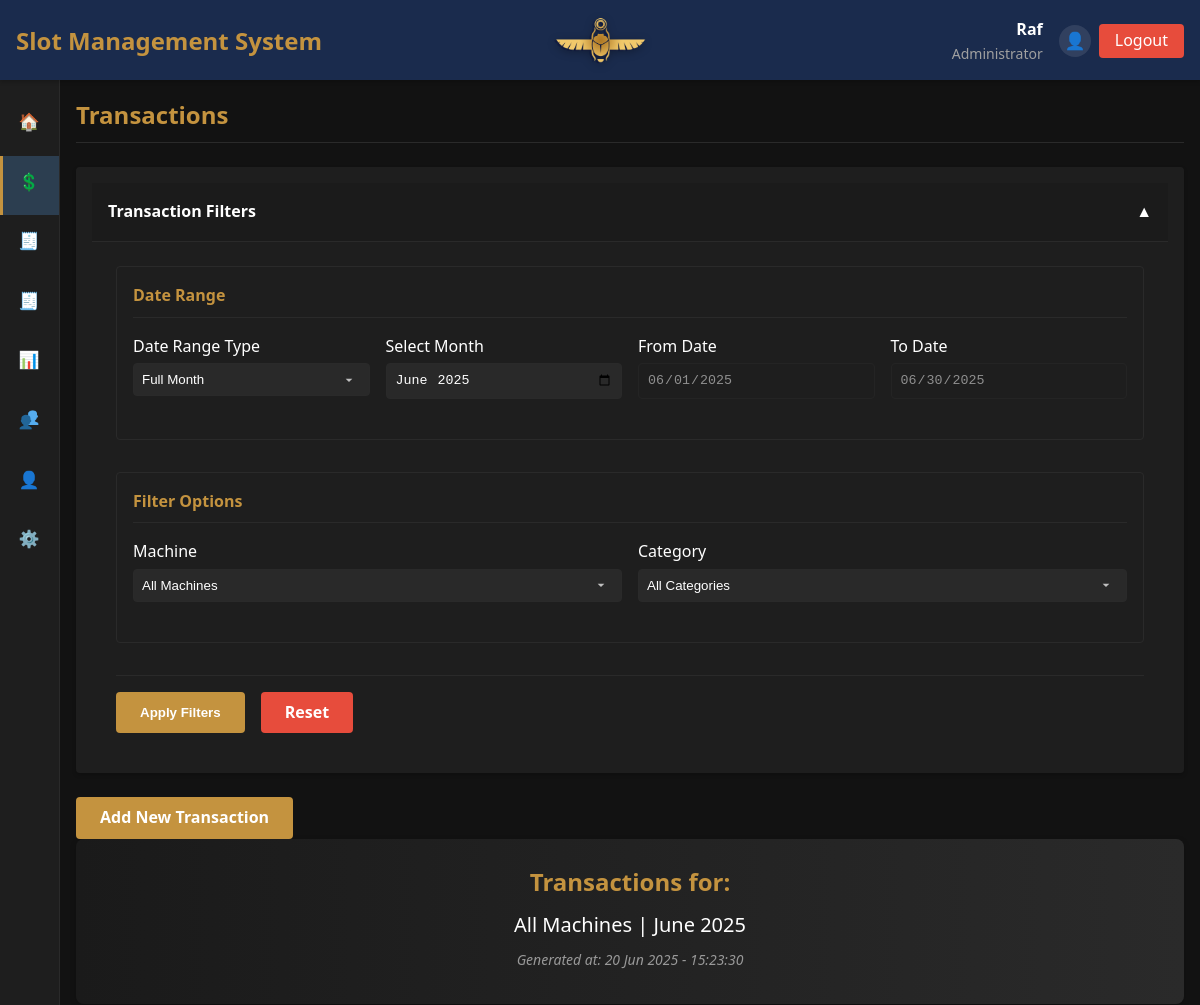
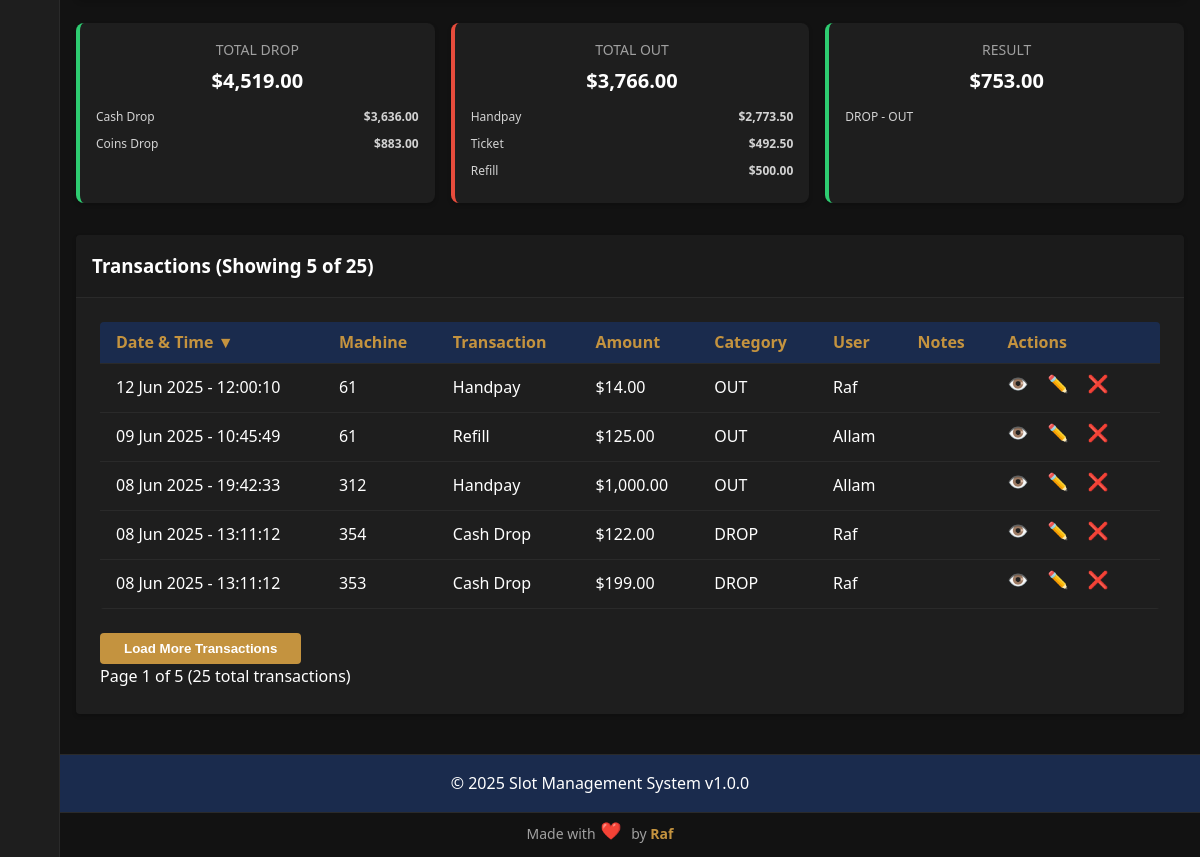
/index.php?page=transactions (signed in), run on the app's committed database (2 pictures, top to bottom).
### tables this page shows
CREATE TABLE `transactions` (
  `id` int NOT NULL AUTO_INCREMENT,
  `machine_id` int NOT NULL,
  `transaction_type_id` int NOT NULL,
  `amount` decimal(10,2) NOT NULL,
  `timestamp` timestamp NOT NULL DEFAULT CURRENT_TIMESTAMP,
  `user_id` int NOT NULL,
  `notes` text,
  `created_at` timestamp NULL DEFAULT CURRENT_TIMESTAMP,
  `updated_at` timestamp NULL DEFAULT CURRENT_TIMESTAMP ON UPDATE CURRENT_TIMESTAMP,
  PRIMARY KEY (`id`),
  KEY `machine_id` (`machine_id`),
  KEY `transaction_type_id` (`transaction_type_id`),
  KEY `user_id` (`user_id`)
);

CREATE TABLE `transaction_types` (
  `id` int NOT NULL AUTO_INCREMENT,
  `name` varchar(50) NOT NULL,
  `category` enum('OUT','DROP') NOT NULL,
  `description` text,
  `created_at` timestamp NULL DEFAULT CURRENT_TIMESTAMP,
  `updated_at` timestamp NULL DEFAULT CURRENT_TIMESTAMP ON UPDATE CURRENT_TIMESTAMP,
  PRIMARY KEY (`id`),
  UNIQUE KEY `name` (`name`)
);

CREATE TABLE `machines` (
  `id` int NOT NULL AUTO_INCREMENT,
  `machine_number` varchar(50) NOT NULL,
  `brand_id` int DEFAULT NULL,
  `model` varchar(100) NOT NULL,
  `type_id` int DEFAULT NULL,
  `credit_value` decimal(10,2) NOT NULL,
  `manufacturing_year` int DEFAULT NULL,
  `ip_address` varchar(15) DEFAULT NULL,
  `mac_address` varchar(17) DEFAULT NULL,
  `serial_number` varchar(100) DEFAULT NULL,
  `status` enum('Active','Inactive','Maintenance','Reserved') NOT NULL DEFAULT 'Active',
  `created_at` timestamp NULL DEFAULT CURRENT_TIMESTAMP,
  `updated_at` timestamp NULL DEFAULT CURRENT_TIMESTAMP ON UPDATE CURRENT_TIMESTAMP,
  PRIMARY KEY (`id`),
  UNIQUE KEY `machine_number` (`machine_number`),
  UNIQUE KEY `serial_number` (`serial_number`),
  KEY `brand_id` (`brand_id`),
  KEY `type_id` (`type_id`)
);

CREATE TABLE `users` (
  `id` int NOT NULL AUTO_INCREMENT,
  `username` varchar(50) NOT NULL,
  `password` varchar(255) NOT NULL,
  `name` varchar(100) NOT NULL,
  `email` varchar(100) NOT NULL,
  `role` enum('admin','editor','viewer') NOT NULL,
  `status` enum('Active','Inactive','Maintenance','Reserved') NOT NULL DEFAULT 'Active',
  `created_at` timestamp NULL DEFAULT CURRENT_TIMESTAMP,
  `updated_at` timestamp NULL DEFAULT CURRENT_TIMESTAMP ON UPDATE CURRENT_TIMESTAMP,
  PRIMARY KEY (`id`),
  UNIQUE KEY `username` (`username`),
  UNIQUE KEY `email` (`email`)
);

### pages/transactions/list.php (the view, shortened to what the rows shown need)
<?php
$per_page = 5;
$sort_column = $_GET['sort'] ?? 'timestamp';
$sort_order = $_GET['order'] ?? 'DESC';
$toggle_order = $sort_order === 'ASC' ? 'DESC' : 'ASC';
$date_range_type = $_GET['date_range_type'] ?? 'month';
$filter_date_from = $_GET['date_from'] ?? date('Y-m-01');
$filter_date_to = $_GET['date_to'] ?? date('Y-m-t');
$filter_month = $_GET['month'] ?? date('Y-m');
if ($date_range_type === 'range') {
    $start_date = $filter_date_from;
    $end_date = $filter_date_to;
} else {
    list($year, $month_num) = explode('-', $filter_month);
    $start_date = "$year-$month_num-01";
    $end_date = date("Y-m-t", strtotime($start_date));
}
try {
    $params = ["{$start_date} 00:00:00", "{$end_date} 23:59:59"];
    $query = "SELECT t.*, m.machine_number, tt.name AS transaction_type, tt.category, u.username
              FROM transactions t
              JOIN machines m ON t.machine_id = m.id
              JOIN transaction_types tt ON t.transaction_type_id = tt.id
              JOIN users u ON t.user_id = u.id
              WHERE t.timestamp BETWEEN ? AND ?";
    $sort_map = [
        'timestamp' => 't.timestamp',
        'machine_number' => 'm.machine_number',
        'transaction_type' => 'tt.name',
        'amount' => 't.amount',
        'username' => 'u.username'
    ];
    $actual_sort_column = $sort_map[$sort_column] ?? 't.timestamp';
    $query .= " ORDER BY $actual_sort_column $sort_order LIMIT $per_page OFFSET 0";
    $stmt = $conn->prepare($query);
    $stmt->execute($params);
    $transactions = $stmt->fetchAll(PDO::FETCH_ASSOC);
} catch (Exception $e) {
    echo "<div class='alert alert-danger'>Database error: " . htmlspecialchars($e->getMessage()) . "</div>";
    $transactions = [];
    $machines = [];
    $categories = [];
    $total_out = $total_drop = $total_result = 0;
    $has_more = false;
}
$transaction_breakdown = [
    'DROP' => [],
    'OUT' => []
];
try {
    $totals_query = "SELECT t.*, tt.name AS transaction_type, tt.category
                     FROM transactions t
                     JOIN transaction_types tt ON t.transaction_type_id = tt.id
                     WHERE t.timestamp BETWEEN ? AND ?";
    $totals_params = ["{$start_date} 00:00:00", "{$end_date} 23:59:59"];
    $totals_stmt = $conn->prepare($totals_query);
    $totals_stmt->execute($totals_params);
    $all_transactions = $totals_stmt->fetchAll(PDO::FETCH_ASSOC);
    foreach ($all_transactions as $t) {
        $category = $t['category'] ?? '';
        $type = $t['transaction_type'] ?? '';
        $amount = (float)($t['amount'] ?? 0);
        if ($category === 'OUT') {
            if (!isset($transaction_breakdown['OUT'][$type])) {
                $transaction_breakdown['OUT'][$type] = 0;
            }
            $transaction_breakdown['OUT'][$type] += $amount;
        } elseif ($category === 'DROP') {
            if (!isset($transaction_breakdown['DROP'][$type])) {
                $transaction_breakdown['DROP'][$type] = 0;
            }
            $transaction_breakdown['DROP'][$type] += $amount;
        }
    }
} catch (PDOException $e) {
}
?>
<div class="transactions-page fade-in">
    <div class="stats-container grid grid-cols-1 sm:grid-cols-3 gap-4 mb-6">
        <div class="stat-card out p-4 rounded bg-opacity-10 bg-danger-color text-center">
            <div class="stat-breakdown">
                <?php foreach ($transaction_breakdown['OUT'] as $type => $amount): ?>
                    <div class="breakdown-item">
                        <span class="breakdown-type"><?php echo htmlspecialchars($type); ?></span>
                        <span class="breakdown-amount"><?php echo format_currency($amount); ?></span>
                    </div>
                <?php endforeach; ?>
            </div>
        </div>
    </div>
    <div class="card overflow-hidden">
        <div class="card-body p-6">
            <div class="table-container overflow-x-auto">
                <table class="min-w-full divide-y divide-gray-700">
                    <thead class="bg-gray-800 text-white">
                        <tr>
                            <th class="px-4 py-2 text-left">
                                <a href="#" onclick="sortTransactions('timestamp', '<?php echo $toggle_order; ?>')">
                                    Date & Time <?php if ($sort_column == 'timestamp') echo $sort_order == 'ASC' ? '▲' : '▼'; ?>
                                </a>
                            </th>
                            <th class="px-4 py-2 text-left">
                                <a href="#" onclick="sortTransactions('machine_number', '<?php echo $toggle_order; ?>')">
                                    Machine <?php if ($sort_column == 'machine_number') echo $sort_order == 'ASC' ? '▲' : '▼'; ?>
                                </a>
                            </th>
                            <th class="px-4 py-2 text-left">
                                <a href="#" onclick="sortTransactions('transaction_type', '<?php echo $toggle_order; ?>')">
                                    Transaction <?php if ($sort_column == 'transaction_type') echo $sort_order == 'ASC' ? '▲' : '▼'; ?>
                                </a>
                            </th>
                            <th class="px-4 py-2 text-right">
                                <a href="#" onclick="sortTransactions('amount', '<?php echo $toggle_order; ?>')">
                                    Amount <?php if ($sort_column == 'amount') echo $sort_order == 'ASC' ? '▲' : '▼'; ?>
                                </a>
                            </th>
                            <th class="px-4 py-2 text-left">Category</th>
                            <th class="px-4 py-2 text-left">User</th>
                            <th class="px-4 py-2 text-left">Notes</th>
                            <th class="px-4 py-2 text-right">Actions</th>
                        </tr>
                    </thead>
                    <tbody class="divide-y divide-gray-700" id="transactions-tbody">
                        <?php if (empty($transactions)): ?>
                            <tr id="no-transactions-row">
                                <td colspan="8" class="text-center px-4 py-6">No transactions found</td>
                            </tr>
                        <?php else: ?>
                            <?php foreach ($transactions as $t): ?>
                                <tr class="hover:bg-gray-800 transition duration-150">
                                    <td class="px-4 py-2"><?php echo htmlspecialchars(format_datetime($t['timestamp'], 'd M Y - H:i:s')); ?></td>
                                    <td class="px-4 py-2"><?php echo htmlspecialchars($t['machine_number']); ?></td>
                                    <td class="px-4 py-2"><?php echo htmlspecialchars($t['transaction_type']); ?></td>
                                    <td class="px-4 py-2 text-right"><?php echo format_currency($t['amount']); ?></td>
                                    <td class="px-4 py-2"><?php echo htmlspecialchars($t['category'] ?? 'N/A'); ?></td>
                                    <td class="px-4 py-2"><?php echo htmlspecialchars($t['username']); ?></td>
                                    <td class="px-4 py-2"><?php echo htmlspecialchars($t['notes'] ?? ''); ?></td>
                                    <td class="px-4 py-2 text-right">
                                        <a href="index.php?page=transactions&action=view&id=<?php echo $t['id']; ?>" class="action-btn view-btn" data-tooltip="View Details"><span class="menu-icon"><img src="<?= icon('view2') ?>"/></span></a>
                                        <?php if ($can_edit): ?>
                                            <a href="index.php?page=transactions&action=edit&id=<?php echo $t['id']; ?>" class="action-btn edit-btn" data-tooltip="Edit"><span class="menu-icon"><img src="<?= icon('edit') ?>"/></span></a>
                                            <a href="index.php?page=transactions&action=delete&id=<?php echo $t['id']; ?>" class="action-btn delete-btn" data-tooltip="Delete" data-confirm="Are you sure you want to delete this transaction?"><span class="menu-icon"><img src="<?= icon('delete') ?>"/></span></a>
                                        <?php endif; ?>
                                    </td>
                                </tr>
                            <?php endforeach; ?>
                        <?php endif; ?>
                    </tbody>
                </table>
            </div>
        </div>
    </div>
</div>

### data on the page
transactions: transaction_type.name "Handpay", amount "$2,773.50", timestamp "12 Jun 2025 - 12:00:10", machine.machine_number "61", amount "$14.00", transaction_type.category "OUT", user.username "Raf"
transactions: timestamp "09 Jun 2025 - 10:45:49", machine.machine_number "61", transaction_type.name "Refill", amount "$125.00", transaction_type.category "OUT", user.username "Allam"
transactions: timestamp "08 Jun 2025 - 19:42:33", machine.machine_number "312", transaction_type.name "Handpay", amount "$1,000.00", transaction_type.category "OUT", user.username "Allam"
transactions: timestamp "08 Jun 2025 - 13:11:12", machine.machine_number "354", transaction_type.name "Cash Drop", amount "$122.00", transaction_type.category "DROP", user.username "Raf"
transactions: timestamp "08 Jun 2025 - 13:11:12", machine.machine_number "353", transaction_type.name "Cash Drop", amount "$199.00", transaction_type.category "DROP", user.username "Raf"

### other printed values
$app_name "Slot Management System"
$_SESSION['username'] "Raf"
$user_roles[$_SESSION['user_role']] "Administrator"
cairo_time('d M Y - H:i:s') "20 Jun 2025 - 15:23:30"
format_currency($total_drop) "$4,519.00"
$type "Cash Drop"
format_currency($amount) "$3,636.00"
$type "Coins Drop"
format_currency($amount) "$883.00"
format_currency($total_out) "$3,766.00"
$type "Ticket"
format_currency($amount) "$492.50"
$type "Refill"
format_currency($amount) "$500.00"
format_currency($total_result) "$753.00"
